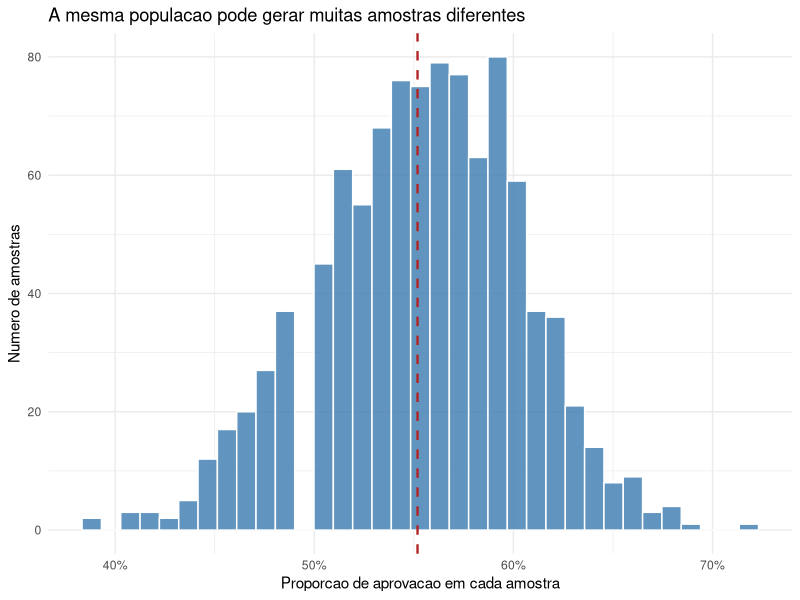
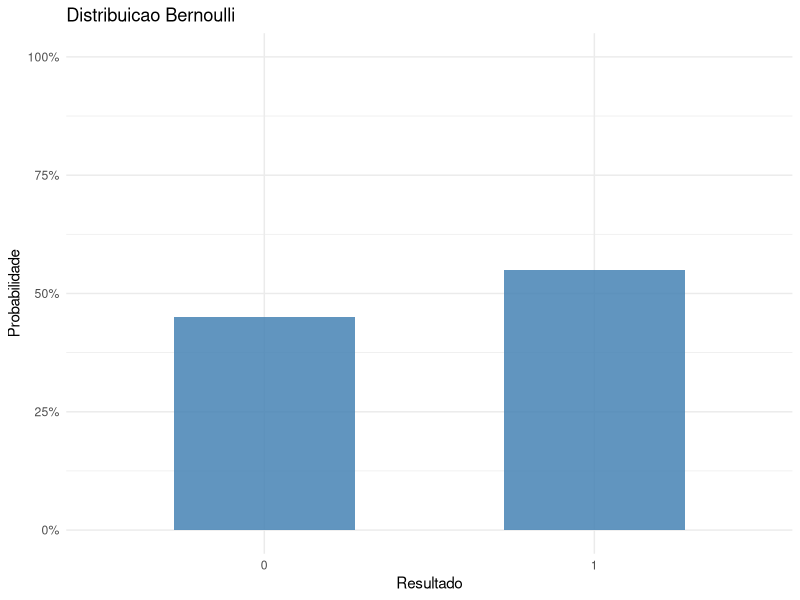
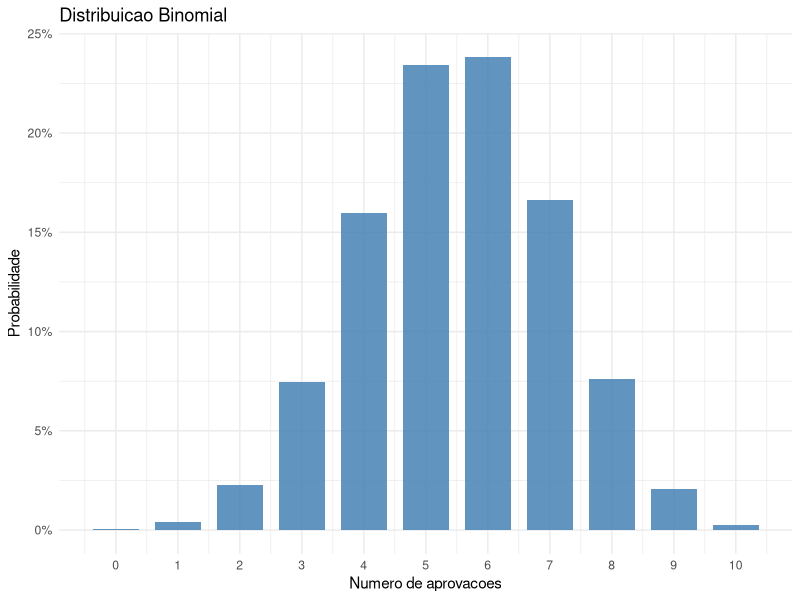
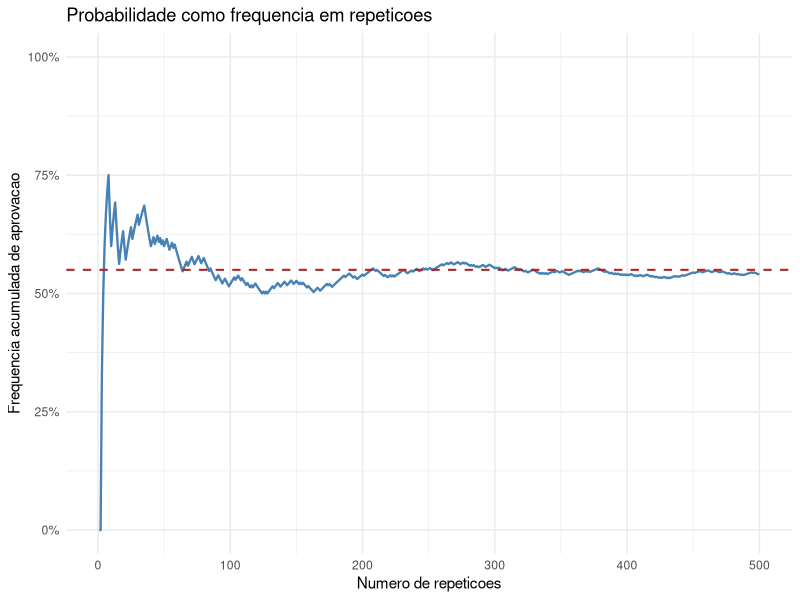
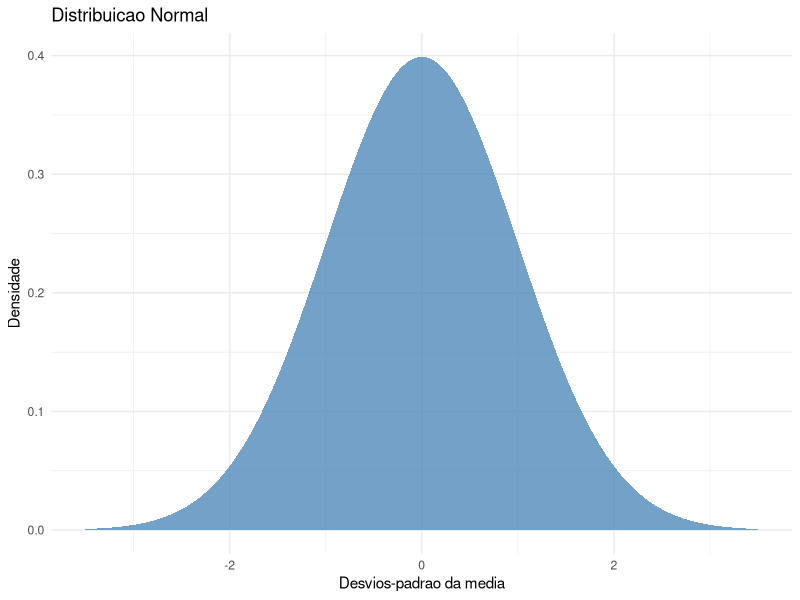
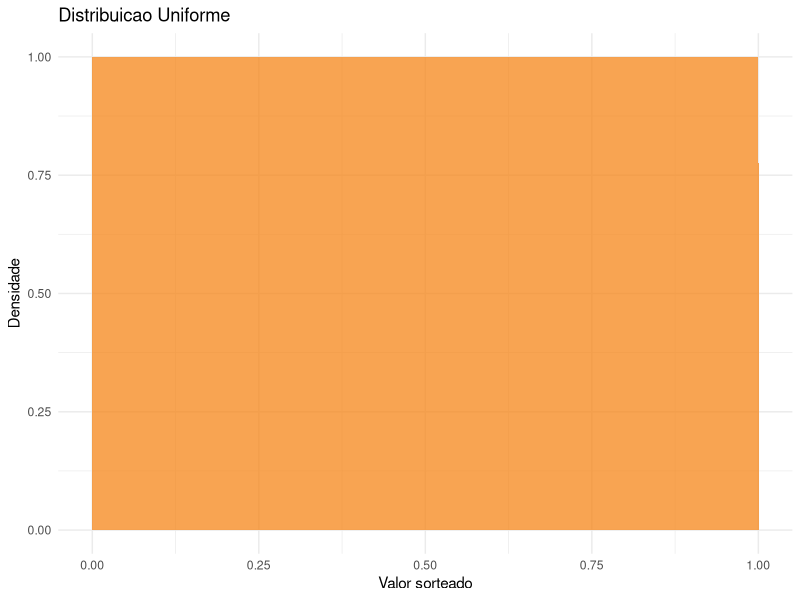

R code for these plots, in order:
# Aula 6 - Probabilidade minima para inferencia
# Metodos Quantitativos e Tecnicas em Ciencia Politica I / Metodos III

options(scipen = 999)

suppressPackageStartupMessages({
  library(dplyr)
  library(ggplot2)
  library(scales)
  library(tibble)
})

set.seed(20260617)

# -------------------------------------------------------------------
# 1. Probabilidade como frequencia em repeticoes
# -------------------------------------------------------------------

# Imagine que, na populacao, 55% dos eleitores aprovam o governo.
# Vamos repetir muitas vezes o experimento: sortear 1 eleitor ao acaso.

p_verdadeiro <- 0.55
n_repeticoes <- 500

simulacao <- tibble(
  repeticao = seq_len(n_repeticoes),
  aprova_governo = rbinom(n_repeticoes, size = 1, prob = p_verdadeiro)
) |>
  mutate(frequencia_acumulada = cumsum(aprova_governo) / repeticao)

grafico_frequencia <- ggplot(simulacao, aes(x = repeticao, y = frequencia_acumulada)) +
  geom_line(color = "steelblue", linewidth = 0.8) +
  geom_hline(yintercept = p_verdadeiro, color = "firebrick",
             linetype = "dashed", linewidth = 0.7) +
  scale_y_continuous(labels = percent_format(accuracy = 1),
                     limits = c(0, 1)) +
  labs(
    x = "Numero de repeticoes",
    y = "Frequencia acumulada de aprovacao",
    title = "Probabilidade como frequencia em repeticoes"
  ) +
  theme_minimal()

if (interactive()) {
  print(grafico_frequencia)
}

# Tarefa 1:
# Mude p_verdadeiro para 0.30 e depois para 0.70.
# O que acontece com a linha azul?

# Tarefa 2:
# Mude n_repeticoes para 30, 100 e 2000.
# Com poucas repeticoes, a frequencia acumulada fica estavel?


# -------------------------------------------------------------------
# 2. Quatro distribuicoes de probabilidade
# -------------------------------------------------------------------

# Bernoulli: um evento binario.
# Exemplo: 1 = aprova, 0 = nao aprova.

p <- 0.55

bernoulli <- tibble(
  resultado = factor(c("0", "1"), levels = c("0", "1")),
  probabilidade = c(1 - p, p)
)

grafico_bernoulli <- ggplot(bernoulli, aes(x = resultado, y = probabilidade)) +
  geom_col(fill = "steelblue", alpha = 0.85, width = 0.55) +
  scale_y_continuous(labels = percent_format(accuracy = 1),
                     limits = c(0, 1)) +
  labs(
    x = "Resultado",
    y = "Probabilidade",
    title = "Distribuicao Bernoulli"
  ) +
  theme_minimal()

if (interactive()) {
  print(grafico_bernoulli)
}

# Binomial: numero de sucessos em n tentativas.
# Exemplo: quantos eleitores aprovam em uma amostra de 10?

n_tentativas <- 10

binomial <- tibble(
  sucessos = 0:n_tentativas,
  probabilidade = dbinom(sucessos, size = n_tentativas, prob = p)
)

grafico_binomial <- ggplot(binomial, aes(x = sucessos, y = probabilidade)) +
  geom_col(fill = "steelblue", alpha = 0.85, width = 0.75) +
  scale_x_continuous(breaks = 0:n_tentativas) +
  scale_y_continuous(labels = percent_format(accuracy = 1)) +
  labs(
    x = "Numero de aprovacoes",
    y = "Probabilidade",
    title = "Distribuicao Binomial"
  ) +
  theme_minimal()

if (interactive()) {
  print(grafico_binomial)
}

# Uniforme: todos os valores no intervalo tem a mesma densidade.

uniforme <- tibble(
  x = seq(0, 1, length.out = 200),
  densidade = dunif(x, min = 0, max = 1)
)

grafico_uniforme <- ggplot(uniforme, aes(x = x, y = densidade)) +
  geom_area(fill = "#F58518", alpha = 0.75) +
  labs(
    x = "Valor sorteado",
    y = "Densidade",
    title = "Distribuicao Uniforme"
  ) +
  theme_minimal()

if (interactive()) {
  print(grafico_uniforme)
}

# Normal: curva em sino. A Normal reaparece quando estudamos
# distribuicoes amostrais.

normal <- tibble(
  x = seq(-3.5, 3.5, length.out = 300),
  densidade = dnorm(x, mean = 0, sd = 1)
)

grafico_normal <- ggplot(normal, aes(x = x, y = densidade)) +
  geom_area(fill = "steelblue", alpha = 0.75) +
  labs(
    x = "Desvios-padrao da media",
    y = "Densidade",
    title = "Distribuicao Normal"
  ) +
  theme_minimal()

if (interactive()) {
  print(grafico_normal)
}

# Tarefa 3:
# Mude p para 0.30 e 0.70 e rode de novo os graficos de Bernoulli e
# Binomial. O que muda?


# -------------------------------------------------------------------
# 3. Evento e probabilidade condicional
# -------------------------------------------------------------------

# Esta populacao e simulada. Ela nao descreve uma pesquisa real.
# O objetivo e mostrar a diferenca entre P(A) e P(A | grupo).

n_populacao <- 100000

escolaridade <- sample(
  c("Sem ensino superior", "Com ensino superior"),
  size = n_populacao,
  replace = TRUE,
  prob = c(0.72, 0.28)
)

prob_aprovacao <- ifelse(escolaridade == "Com ensino superior", 0.48, 0.58)

populacao <- tibble(
  id = seq_len(n_populacao),
  escolaridade = escolaridade,
  prob_aprovacao = prob_aprovacao,
  aprova_governo = rbinom(n_populacao, size = 1, prob = prob_aprovacao)
)

# Probabilidade geral: P(aprova)
mean(populacao$aprova_governo)

# Probabilidade condicional: P(aprova | escolaridade)
populacao |>
  group_by(escolaridade) |>
  summarise(
    n = n(),
    prob_aprovacao = mean(aprova_governo),
    .groups = "drop"
  )

# Tarefa 4:
# Explique por que P(aprova) e P(aprova | ensino superior) nao precisam ser iguais.
# Isso prova que escolaridade causa aprovacao? Por que nao?


# -------------------------------------------------------------------
# 4. Uma amostra e apenas uma realizacao possivel
# -------------------------------------------------------------------

n_amostra <- 100

amostra <- populacao |>
  slice_sample(n = n_amostra)

mean(amostra$aprova_governo)

# Tarefa 5:
# Rode o bloco acima varias vezes. A proporcao amostral e sempre igual?
# Por que isso acontece?


# -------------------------------------------------------------------
# 5. Repetindo muitas amostras
# -------------------------------------------------------------------

n_sim <- 1000

proporcoes_amostrais <- replicate(
  n_sim,
  mean(sample(populacao$aprova_governo, size = n_amostra))
)

resultados <- tibble(
  simulacao = seq_len(n_sim),
  prop_aprovacao = proporcoes_amostrais
)

parametro <- mean(populacao$aprova_governo)

grafico_amostras <- ggplot(resultados, aes(x = prop_aprovacao)) +
  geom_histogram(bins = 35, fill = "steelblue", color = "white",
                 alpha = 0.85) +
  geom_vline(xintercept = parametro, color = "firebrick",
             linetype = "dashed", linewidth = 0.8) +
  scale_x_continuous(labels = percent_format(accuracy = 1)) +
  labs(
    x = "Proporcao de aprovacao em cada amostra",
    y = "Numero de amostras",
    title = "A mesma populacao pode gerar muitas amostras diferentes"
  ) +
  theme_minimal()

if (interactive()) {
  print(grafico_amostras)
}

# Tarefa 6:
# Mude n_amostra para 30, 100 e 1000.
# Os pontos ficam mais espalhados ou mais concentrados?
# O que isso antecipa sobre erro-padrao?
